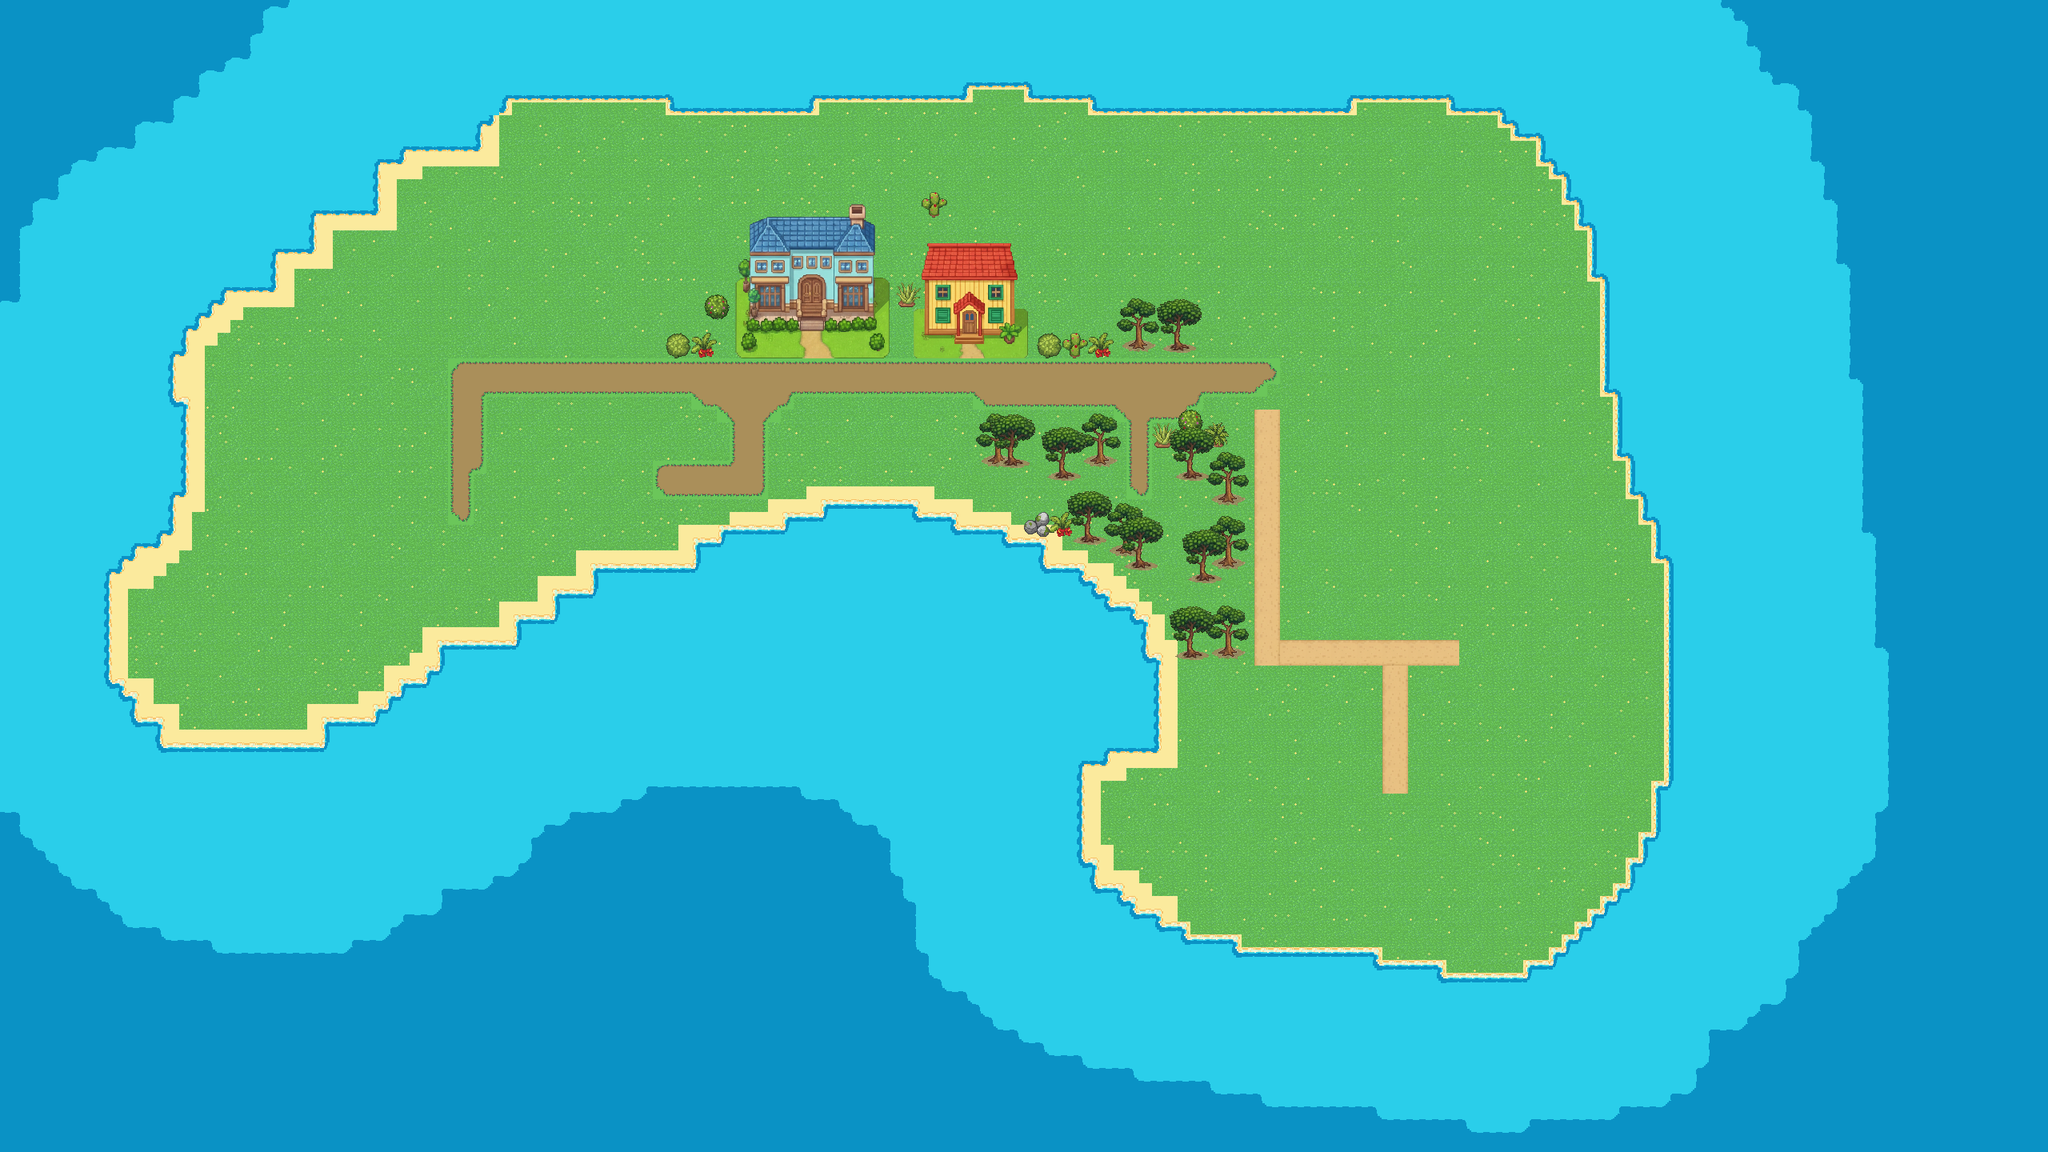

Tiled map render using the project's own tile images. Description and the map definition, with tile-layer contents summarised, below:
An orthogonal 160x90 tile map with 16x16 px tiles, 4 tile layers (grass, house, tree1, tree2), 4 tilesets and 23 objects.

<map version="1.10" tiledversion="1.11.2" orientation="orthogonal" renderorder="right-down" width="160" height="90" tilewidth="16" tileheight="16" infinite="0" nextlayerid="11" nextobjectid="54">
 <tileset firstgid="1" source="../tilesets/grass.tsx" />
 <tileset firstgid="962" source="../tilesets/house.tsx" />
 <tileset firstgid="4806" source="../tilesets/treeset.tsx" />
 <tileset firstgid="4887" source="../crops/corn_0.tsx" />
 <layer id="1" name="grass" width="160" height="90">
  <data>[14400 cells, 14400 non-empty, 52 distinct tile ids]</data>
 </layer>
 <layer id="3" name="house" width="160" height="90">
  <data>[14400 cells, 561 non-empty, 457 distinct tile ids]</data>
 </layer>
 <layer id="6" name="tree1" width="160" height="90">
  <data>[14400 cells, 141 non-empty, 20 distinct tile ids]</data>
 </layer>
 <layer id="7" name="tree2" width="160" height="90">
  <data>[14400 cells, 160 non-empty, 20 distinct tile ids]</data>
 </layer>
 <objectgroup id="5" name="trees">
  <object id="5" x="1311.78" y="397.012">
   <properties>
    <property name="state" value="ADULT" />
    <property name="type" value="coconut" />
   </properties>
  </object>
  <object id="7" x="869.027" y="407.626">
   <properties>
    <property name="state" value="ADULT" />
    <property name="type" value="coconut" />
   </properties>
  </object>
  <object id="8" x="715.793" y="522.018">
   <properties>
    <property name="state" value="ADULT" />
    <property name="type" value="coconut" />
   </properties>
  </object>
  <object id="9" x="1138.85" y="262.969">
   <properties>
    <property name="state" value="ADULT" />
    <property name="type" value="coconut" />
   </properties>
  </object>
  <object id="10" x="1273.92" y="254.784">
   <properties>
    <property name="state" value="ADULT" />
    <property name="type" value="coconut" />
   </properties>
  </object>
  <object id="11" x="1400.8" y="261.946">
   <properties>
    <property name="state" value="ADULT" />
    <property name="type" value="coconut" />
   </properties>
  </object>
  <object id="12" x="1603.4" y="340.735">
   <properties>
    <property name="state" value="ADULT" />
    <property name="type" value="coconut" />
   </properties>
  </object>
  <object id="13" x="1769.16" y="435.895">
   <properties>
    <property name="state" value="ADULT" />
    <property name="type" value="coconut" />
   </properties>
  </object>
  <object id="14" x="852.221" y="520.89">
   <properties>
    <property name="state" value="ADULT" />
    <property name="type" value="coconut" />
   </properties>
  </object>
  <object id="17" x="1647.7" y="543.933">
   <properties>
    <property name="state" value="ADULT" />
    <property name="type" value="mango" />
   </properties>
  </object>
  <object id="19" x="1647.7" y="591.632">
   <properties>
    <property name="state" value="ADULT" />
    <property name="type" value="mango" />
   </properties>
  </object>
  <object id="20" x="1647.7" y="640.167">
   <properties>
    <property name="state" value="ADULT" />
    <property name="type" value="mango" />
   </properties>
  </object>
  <object id="21" x="1648.54" y="687.866">
   <properties>
    <property name="state" value="ADULT" />
    <property name="type" value="mango" />
   </properties>
  </object>
  <object id="22" x="1648.54" y="736.402">
   <properties>
    <property name="state" value="ADULT" />
    <property name="type" value="mango" />
   </properties>
  </object>
  <object id="24" x="788.951" y="521.058">
   <properties>
    <property name="state" value="ADULT" />
    <property name="type" value="coconut" />
   </properties>
  </object>
  <object id="25" x="794.762" y="414.385">
   <properties>
    <property name="state" value="ADULT" />
    <property name="type" value="coconut" />
   </properties>
  </object>
  <object id="26" x="519.473" y="535.685">
   <properties>
    <property name="state" value="ADULT" />
    <property name="type" value="coconut" />
   </properties>
  </object>
  <object id="27" x="520.817" y="471.271">
   <properties>
    <property name="state" value="ADULT" />
    <property name="type" value="coconut" />
   </properties>
  </object>
  <object id="28" x="519.062" y="603.833">
   <properties>
    <property name="state" value="ADULT" />
    <property name="type" value="coconut" />
   </properties>
  </object>
  <object id="29" x="641.353" y="523.666">
   <properties>
    <property name="state" value="ADULT" />
    <property name="type" value="coconut" />
   </properties>
  </object>
  <object id="53" x="679.612" y="575.99">
   <properties>
    <property name="state" value="ADULT" />
    <property name="type" value="banana" />
   </properties>
  </object>
 </objectgroup>
 <objectgroup id="10" name="farmzone">
  <object id="50" x="1004.65" y="500.682" width="199.765" height="93.5196">
   <properties>
    <property name="type" value="farm" />
   </properties>
  </object>
  <object id="52" x="564.143" y="228.478" width="197.264" height="198.318" />
 </objectgroup>
</map>
